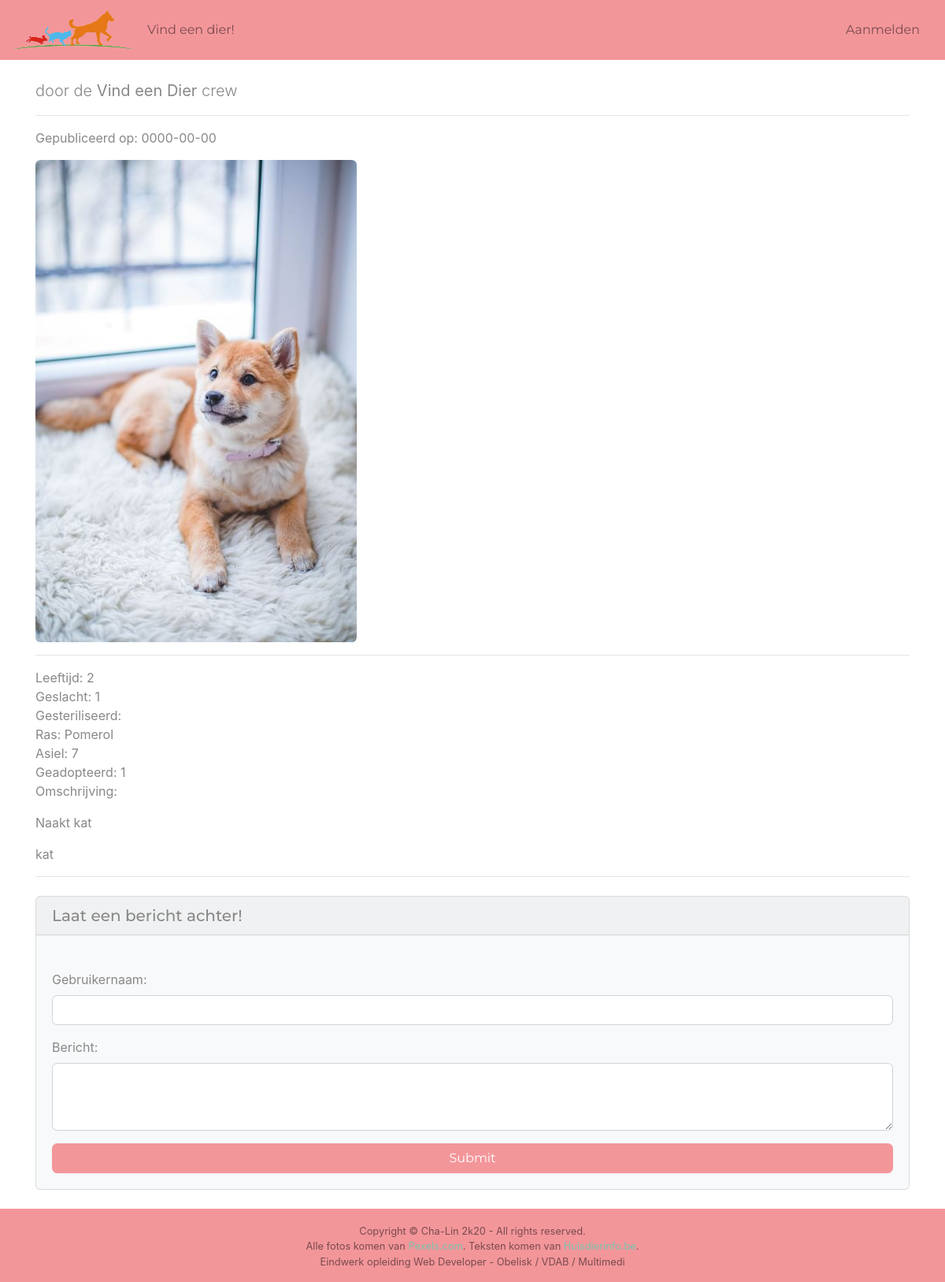
The app's page /photo.php?id=30 with its own data.
### tables this page shows
CREATE TABLE `dieren` (
  `DierenID` int(11) NOT NULL,
  `Naam` varchar(255) NOT NULL,
  `Leeftijd` varchar(100) NOT NULL,
  `Geslacht` int(11) NOT NULL,
  `Gesteriliseerd` int(11) NOT NULL,
  `Ras` varchar(100) NOT NULL,
  `Omschrijving` text NOT NULL,
  `Diersoort` int(11) NOT NULL,
  `Asiel` int(11) NOT NULL,
  `Geadopteerd` int(11) NOT NULL,
  `Datum` date NOT NULL DEFAULT current_timestamp()
);

CREATE TABLE `foto` (
  `FotoID` int(11) NOT NULL,
  `Bestandsnaam` varchar(100) NOT NULL,
  `Dier_ID` int(11) NOT NULL
);

### admin/includes/Database.php (called while the page is built, shortened)
<?php
class Database
{
    public $connection;
    public function open_db_connection(){
        $this->connection = mysqli_connect(DB_HOST, DB_USER, DB_PASS, DB_NAME);
    }
    public function query($sql){
        $result = $this->connection->query($sql);
        return $result;
    }
}
$database = new Database();
?>

### admin/includes/Db_object.php (called while the page is built, shortened)
<?php
class Db_object
{
    public static function find_all(){
        return static::find_this_query("SELECT * FROM " . static::$db_table);
    }
    public static function find_by_id($ObjectID, $ObjectIdColumnName){
        $result = static::find_this_query("SELECT * FROM " . static::$db_table . " WHERE " . $ObjectIdColumnName . "=$ObjectID LIMIT 1");
        return !empty($result) ? array_shift($result) : false;
    }
    public static function find_this_query($sql){
        global $database;
        $result = $database->query($sql);
        $the_object_array = array();
        while ($row = mysqli_fetch_array($result)){
            $the_object_array[] = static::instantie($row);
        }
        return $the_object_array;
    }
    public static function instantie($result){
        $the_object = new $calling_class;
        foreach ($result as $the_attribute => $value) {
            if($the_object->has_the_attribute($the_attribute)){
                $the_object->$the_attribute = $value;
            }
        }
        return $the_object;
    }
    private function has_the_attribute($the_attribute){
        $object_properties = get_object_vars($this);
        return array_key_exists($the_attribute, $object_properties);
    }
}

### admin/includes/Photo.php (called while the page is built, shortened)
<?php
class Photo extends Db_object
{
    public $Bestandsnaam;
    public $upload_directory = 'img' . DS . 'uploads';
    public function picture_path(){
        return $this->upload_directory.DS.$this->Bestandsnaam;
    }
}

### photo.php (the view, shortened to what this page needs)
<?php
include("includes/header.php");
$foto = Photo::find_by_id($_GET['id'], 'FotoID');
$new_dier = new Dieren;
$dier = $new_dier->find_all();
?>
<div class="container">
    <div class="row">
        <div class="col-lg-12">
            <p class="lead">
                door de <strong>Vind een Dier</strong> crew
            </p>
            <hr>
            Gepubliceerd op: <?php echo $dier[8]->Datum; ?>
            <img class="img-fluid rounded" src="<?php echo 'admin' . DS . $foto->picture_path(); ?>" alt="">
            <hr>
            Leeftijd: <?php echo $dier[1]->Leeftijd; ?>
            <br>
            Geslacht: <?php echo $dier[2]->Geslacht; ?>
            <br>
            Gesteriliseerd: <?php echo $dier->Gesteriliseerd; ?>
            <br>
            Ras: <?php echo $dier[4]->Ras; ?>
            <br>
            Asiel: <?php echo $dier[6]->Asiel; ?>
            <br>
            Geadopteerd: <?php echo $dier[7]->Geadopteerd; ?>
            <br>
            Omschrijving:
            <p>
            <?php echo $dier[5]->Omschrijving; ?>
            </p>
            <hr>
            <div class="card my-4 bg-light mx-auto">
                <h5 class="card-header">Laat een bericht achter!</h5>
                <div class="card-body">
                    <form method="post">
                        <div class="form-group">
                            <br>
                            <label for="Gebruiker"> Gebruikernaam:</label>
                            <input type="text" name="Gebruiker" class="form-control">
                        </div>
                        <div class="form-group">
                            <label for="Bericht"> Bericht:</label>
                            <textarea class="form-control" name="Bericht" rows="3"></textarea>
                        </div>
                        <button type="submit" name="submit" class="btn btn-secondary btn-block">Submit</button>
                    </form>
                </div>
            </div>
        </div>
    </div>
</div>
<?php include('includes/footer.php') ?>

### includes/header.php (shortened to what this page needs)
<!DOCTYPE html>
<html lang="en">
<head>
    <link href="css/bootstrap-edited.css" rel="stylesheet">
    <link rel="stylesheet" href="css/style.css">
</head>
<body>
    <nav class="navbar navbar-expand-lg navbar-light bg-secondary">
        <a class="navbar-brand" href="#">
        <img src="./images/logo.png" width="155" height="50" alt="logo" loading="lazy">
        </a>
               <ul class="navbar-nav mr-auto">
                <li class="navbar-text text-black-50">
               Vind een dier!
                </li>
            </ul>
            <span class="navbar-text">
                <a class="nav-link text-black-50" href="../../Eindopdracht/admin/login.php">Aanmelden</a>
            </span>
    </nav>

### includes/footer.php (shortened to what this page needs)
<footer class="text-center bg-secondary">
    <div class="container">
        <div class="row">
            <div class="col-12 text-black-50 small">
                <p>
                    <br>
                    Copyright © Cha-Lin 2k20 - All rights reserved.
                    <br>Alle fotos komen van <a href="http://www.pexels.com">Pexels.com</a>.
                    Teksten komen van <a href="http://www.huisdierinfo.be/">Huisdierinfo.be</a>.
                    <br>Eindwerk opleiding Web Developer - Obelisk / VDAB / Multimedi
                </p>
            </div>
        </div>
    </div>
</footer>
</body>
</html>

### records on screen
dieren: Datum "0000-00-00"
foto: Bestandsnaam (picture)
dieren: Leeftijd "2"
dieren: Geslacht "1"
dieren: Ras "Pomerol"
dieren: Asiel "7"
dieren: Geadopteerd "1"
dieren: Omschrijving "Naakt kat kat"
